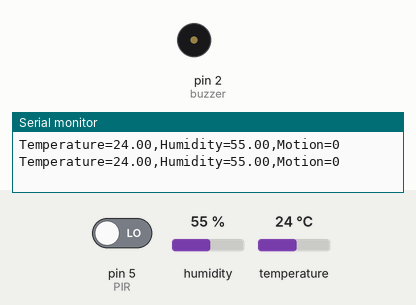
Simulated run of this sketch. Board: Arduino Uno, built with avr-gcc and run on an emulated ATmega328P. On the bench: buzzer (waves = sounding, pin HIGH), the last lines printed to the serial monitor. Wiring (inferred from the names in the program): DHT11 sensor: data pin 7. Inputs (shaded band) come from the test bench; at power-on: pin 5 (PIR) LOW, humidity 55 %, temperature 24 °C. Pins used as bus, display or sensor lines are not drawn.

Above: at 3.3 s.
3.4 s: pin 5 (PIR) driven HIGH
At 6.3 s:
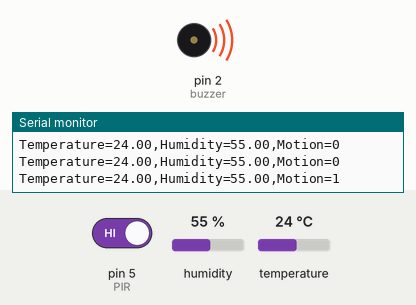
6.7 s: pin 5 (PIR) driven LOW
At 7.8 s:
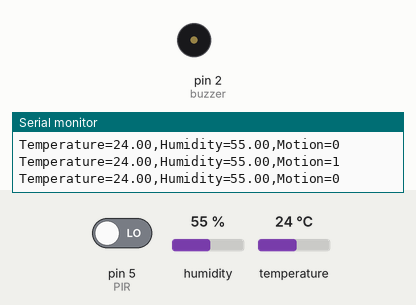
Timing chart, 0 to 9.7 s (numbered marks = the images above; inputs shaded):
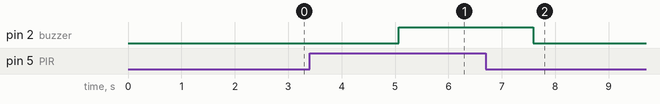

Measured:
- after the input at 3.4 s, pin 2 (buzzer): LOW → HIGH after 1.7 s
- after the input at 6.7 s, pin 2 (buzzer): HIGH → LOW after 0.89 s

The sketch:

SES_SmartHome.ino
```cpp
int PIR = 5; // output of pir sensor
int led = 4; // led pin
int buzzer = 2;// buzzer pin

#include <dht.h>
dht DHT;
#define DHT11_PIN 7

void setup() {
  // put your setup code here, to run once:
  pinMode(PIR, INPUT);// setting pir output as arduino input
    // pinMode(led, OUTPUT);//setting led as output
    pinMode(buzzer, OUTPUT);//setting buzzer as output
    Serial.begin(9600);//serial communication between arduino and pc
}

void loop() {
  // put your main code here, to run repeatedly:
  int chk = DHT.read11(DHT11_PIN);
  Serial.print("Temperature=");
  Serial.print(DHT.temperature);
  Serial.print(",Humidity=");
  Serial.print(DHT.humidity);

  if(digitalRead(PIR) == HIGH) {
    digitalWrite(led, HIGH); // setting led to high
    digitalWrite(buzzer, HIGH); // setting buzzer to high
    Serial.println(",Motion=1");
    }
    else {
    digitalWrite(led, LOW); // setting led to low
    digitalWrite(buzzer, LOW); // setting buzzer to low
    Serial.println(",Motion=0");
    }
    delay(2500);
}

void motionDetection(){
  if(digitalRead(PIR) == HIGH) // reading the data from the pir sensor
    {
    digitalWrite(led, HIGH); // setting led to high
    digitalWrite(buzzer, HIGH); // setting buzzer to high
    Serial.println("motion detected");

    }
    else {
    digitalWrite(led, LOW); // setting led to low
    digitalWrite(buzzer, LOW); // setting buzzer to low
//    Serial.println("scanning");
    }
//    delay(1000);
}
```
